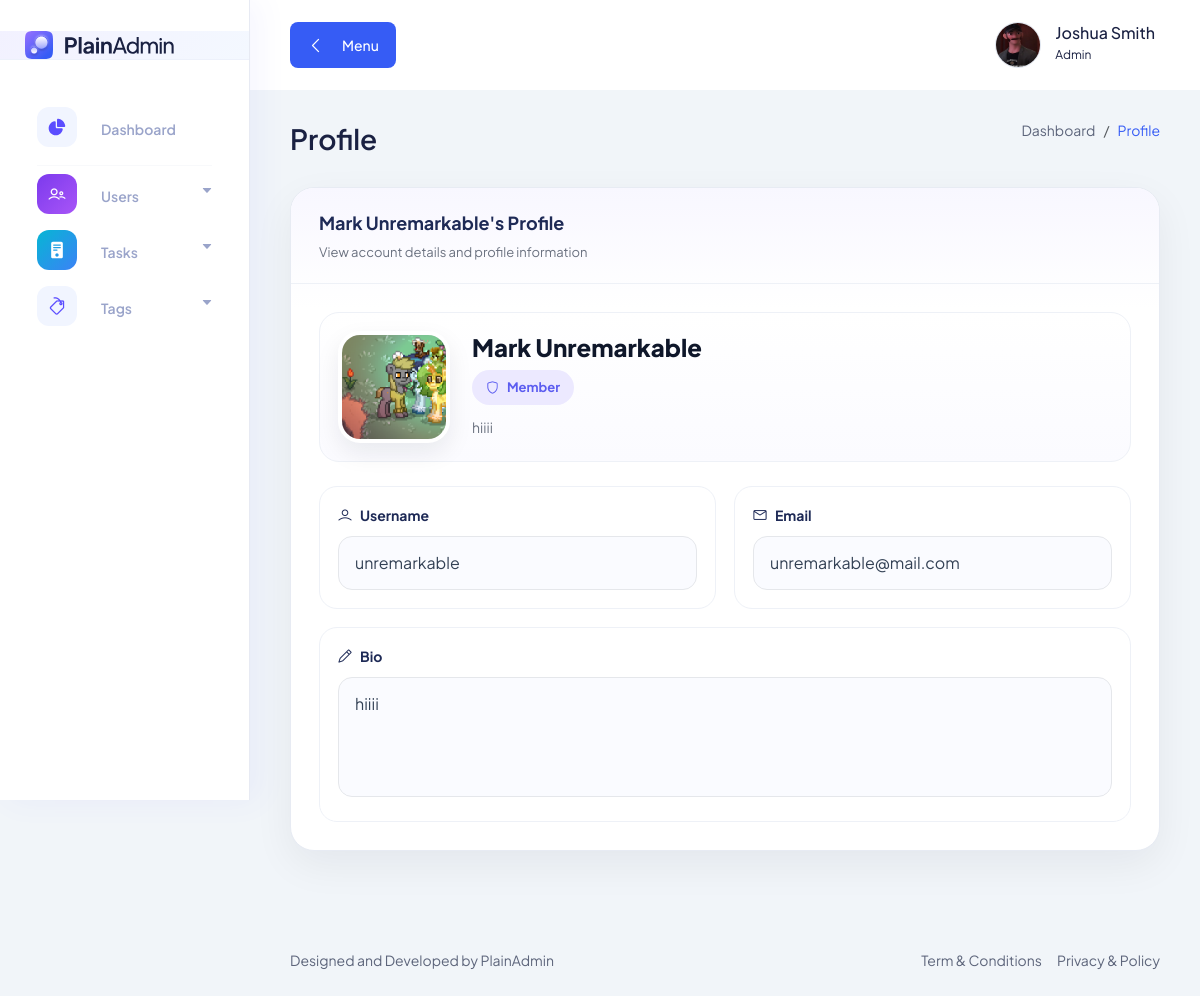
The app's page /pages/profile/profile.php?user_id=6 (signed in) with its own data.
### tables this page shows
CREATE TABLE `users_tbl` (
  `user_id` int(11) NOT NULL AUTO_INCREMENT,
  `full_name` varchar(100) NOT NULL,
  `username` varchar(100) NOT NULL,
  `email` varchar(100) NOT NULL,
  `password` varchar(100) NOT NULL,
  `role` int(11) NOT NULL DEFAULT 2,
  `bio` varchar(255) DEFAULT NULL,
  `profile` varchar(255) DEFAULT NULL,
  PRIMARY KEY (`user_id`)
);

CREATE TABLE `roles_tbl` (
  `role_id` int(11) NOT NULL AUTO_INCREMENT,
  `role` varchar(100) NOT NULL,
  PRIMARY KEY (`role_id`)
);

### includes/utils/user.utils.php (called while the page is built, shortened)
<?php
function get_user_profile_image($conn, $user_id) : string {
    $all_users = mysqli_query($conn, "SELECT * FROM users_tbl WHERE user_id = '$user_id'");
    $user = mysqli_fetch_array($all_users);
    return "/task_management/uploads/profiles/" . $user['profile'];
}

### pages/profile/profile.php (the view, shortened to what this page needs)
<?php require_once "../../includes/conn.php"; ?>
<?php include_once "../../includes/utils/user.utils.php"; ?>
<!DOCTYPE html>
<html lang="en">
<head>
    <?php include_once "../../includes/components/links.php"; ?>
</head>
<body>
    <?php include_once "../../includes/elements/sidebar.php"; ?>
    <main class="main-wrapper">
        <?php include_once "../../includes/elements/navbar.php"; ?>
        <?php
        $user_id = $_GET['user_id'];
        $select_user = mysqli_query(
            $conn,
            "SELECT * FROM users_tbl LEFT JOIN roles_tbl ON users_tbl.role = roles_tbl.role_id WHERE user_id = '$user_id'"
        );
        $user = mysqli_fetch_array($select_user);
        ?>
        <section class="section profile-wrap">
            <div class="container-fluid">
                <div class="title-wrapper pt-30">
                    <div class="row align-items-center">
                        <div class="col-md-6">
                            <div class="title">
                                <h2>Profile</h2>
                            </div>
                        </div>
                        <div class="col-md-6">
                            <div class="breadcrumb-wrapper">
                                <nav aria-label="breadcrumb">
                                    <ol class="breadcrumb">
                                        <li class="breadcrumb-item">
                                            <a href="../dashboard/dashboard.php">Dashboard</a>
                                        </li>
                                        <li class="breadcrumb-item active">Profile</li>
                                    </ol>
                                </nav>
                            </div>
                        </div>
                    </div>
                </div>
                <div class="row">
                    <div class="col-12">
                        <div class="profile-shell mb-30">
                            <div class="profile-topbar">
                                <div class="profile-title-group">
                                    <h6><?= $user['full_name'] . "'s"; ?> Profile</h6>
                                    <p>View account details and profile information</p>
                                </div>
                            </div>
                            <div class="profile-content">
                                <div class="profile-head">
                                    <img class="profile-image"
                                         src="<?= get_user_profile_image($conn, $user['user_id']); ?>"
                                         alt="<?= $user['full_name']; ?>" />
                                    <div class="profile-meta">
                                        <h5><?= $user['full_name']; ?></h5>
                                        <div class="role-badge">
                                            <i class="lni lni-shield"></i>
                                            <?= $user['role']; ?>
                                        </div>
                                        <p class="profile-note">
                                            <?= !empty($user['bio']) ? $user['bio'] : 'Passionate about productivity and building great things. ✨'; ?>
                                        </p>
                                    </div>
                                </div>
                                <div class="profile-grid">
                                    <div class="profile-field">
                                        <label><i class="lni lni-user"></i> Username</label>
                                        <input type="text" class="profile-input" value="<?= $user['username']; ?>" readonly />
                                    </div>
                                    <div class="profile-field">
                                        <label><i class="lni lni-envelope"></i> Email</label>
                                        <input type="email" class="profile-input" value="<?= $user['email']; ?>" readonly />
                                    </div>
                                    <div class="profile-field full">
                                        <label><i class="lni lni-pencil"></i> Bio</label>
                                        <textarea class="profile-textarea" readonly><?= $user['bio']; ?></textarea>
                                    </div>
                                </div>
                            </div>
                        </div>
                    </div>
                </div>
            </div>
        </section>
        <?php include_once "../../includes/elements/footer.php"; ?>
    </main>
    <?php include_once "../../includes/components/scripts.php"; ?>
</body>
</html>

### includes/elements/navbar.php (shortened to what this page needs)
<header class="header">
    <div class="container-fluid">
        <div class="row">
            <div class="col-lg-5 col-md-5 col-6">
                <div class="header-left d-flex align-items-center">
                    <div class="menu-toggle-btn mr-15">
                        <button id="menu-toggle" class="main-btn primary-btn btn-hover">
                            <i class="lni lni-chevron-left me-2"></i> Menu
                        </button>
                    </div>
                </div>
            </div>
            <div class="col-lg-7 col-md-7 col-6">
                <div class="header-right">
                    <div class="profile-box ml-15">
                        <button class="dropdown-toggle bg-transparent border-0" type="button" id="profile"
                            data-bs-toggle="dropdown" aria-expanded="false">
                            <div class="profile-info">
                                <div class="info">
                                    <img class="image"
                                        src="<?php echo get_user_profile_image($conn, $_SESSION['user_id']); ?>"
                                        alt="<?php echo $_SESSION['fullname']; ?>" />
                                    <div>
                                        <h6 class="fw-500">
                                            <?php echo $_SESSION['fullname']; ?>
                                        </h6>
                                        <p>
                                            <?php echo $_SESSION['role']; ?>
                                        </p>
                                    </div>
                                </div>
                            </div>
                        </button>
                    </div>
                </div>
            </div>
        </div>
    </div>
</header>

### assets/css/fullcalendar.css (style rules this page uses)
:root { --fc-daygrid-event-dot-width:8px;--fc-list-event-dot-width:10px;--fc-list-event-hover-bg-color:#f5f5f5 }

### pages/profile/profile.php (style rules this page uses)
:root { --primary:#5b5cf0; --primary-light:#ece9ff; --border:#e7ebf3; --text:#1e2a56; --muted:#6b7280; --bg:#f6f8ff; }
.profile-wrap { padding-bottom:30px; }
.profile-shell { position:relative; background:#fff; border:1px solid var(--border); border-radius:24px; overflow:hidden; box-shadow:0 14px 40px rgba(15,23,42,.06); }
.profile-shell::before { content:""; position:absolute; inset:0 0 auto 0; height:120px; background:linear-gradient(180deg,#f8f7ff 0%, #ffffff 100%); pointer-events:none; }
.profile-topbar { position:relative; padding:24px 28px 18px; display:flex; align-items:center; justify-content:space-between; gap:16px; border-bottom:1px solid #eef1f7; z-index:2; }
.profile-title-group h6 { margin:0; font-size:18px; font-weight:700; color:var(--text); }
.profile-title-group p { margin:6px 0 0; color:var(--muted); font-size:13px; }
.profile-content { position:relative; z-index:2; padding:28px; }
.profile-head { display:flex; align-items:center; gap:22px; padding:18px; border-radius:20px; background:linear-gradient(180deg,#ffffff 0%, #fbfbff 100%); border:1px solid #eef1f7; margin-bottom:24px; }
.profile-image { width:112px; height:112px; border-radius:22px; object-fit:cover; border:4px solid #fff; box-shadow:0 10px 24px rgba(15,23,42,.08); background:#f8fafc; flex-shrink:0; }
.profile-meta h5 { margin:0 0 8px; font-size:24px; font-weight:800; color:#0f172a; line-height:1.2; }
.profile-meta .role-badge { display:inline-flex; align-items:center; gap:8px; padding:8px 14px; border-radius:999px; background:var(--primary-light); color:var(--primary); font-weight:700; font-size:13px; margin-bottom:10px; }
.profile-meta .profile-note { margin:0; color:var(--muted); font-size:14px; max-width:620px; }
.profile-grid { display:grid; grid-template-columns:1fr 1fr; gap:18px; }
.profile-field { background:#fff; border:1px solid #eef1f7; border-radius:18px; padding:18px; transition:.2s; }
.profile-field.full { grid-column:1 / -1; }
.profile-field label { display:flex; align-items:center; gap:8px; margin-bottom:10px; font-weight:700; color:var(--text); font-size:14px; }
.profile-input, .profile-textarea { width:100%; border:1.5px solid #e5e7eb; border-radius:14px; padding:14px 16px; background:#fafbff; color:#334155; box-shadow:none; }
.profile-textarea { resize:none; min-height:120px; }

### records on screen
users_tbl: profile (picture)
users_tbl: full_name "Mark Unremarkable", user_id+profile (picture), roles_tbl.role "Member", bio "hiiii", username "unremarkable", email "unremarkable@mail.com"

### other values on screen
$_SESSION['fullname'] "Joshua Smith"
$_SESSION['role'] "Admin"
